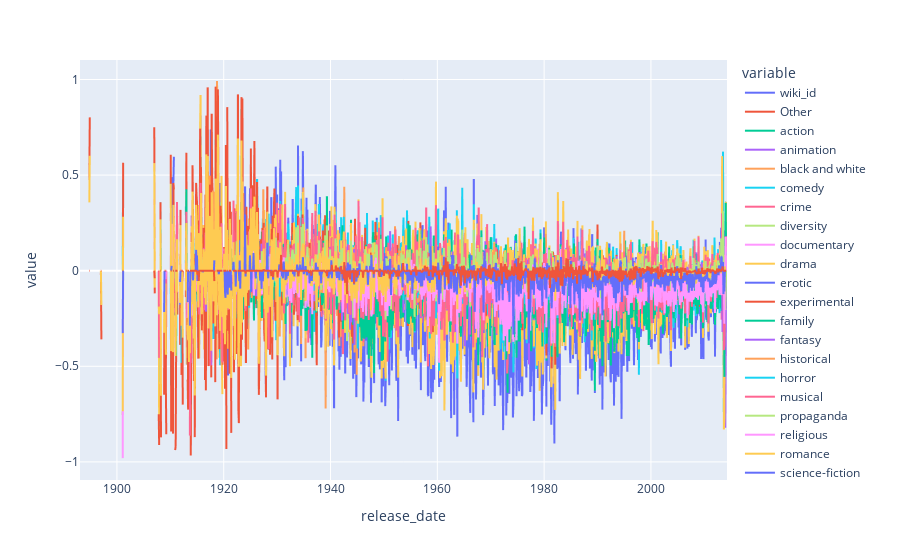

Here is the notebook cell this chart was saved with:
### Code cell
px.line(sentiment_dummies.resample("M").mean())
#find_trend_change(sentiment_dummies, pd.to_datetime(1967, format="%Y"), 20, "Y", CUSUMDetector,'war',True)

### Figure 1 — Plotly figure (JSON) as saved in the notebook; plotly's stock layout.template omitted (floating-point values rounded to 4 significant figures; data arrays with more than 128 entries replaced by an {"elided": "..."} marker saying what was removed)
{"data": [{"hovertemplate": "variable=wiki_id<br>release_date=%{x}<br>value=%{y}<extra></extra>", "legendgroup": "wiki_id", "line": {"color": "#636efa", "dash": "solid"}, "marker": {"symbol": "circle"}, "mode": "lines", "name": "wiki_id", "showlegend": true, "type": "scattergl", "x": {"elided": "1455 str values"}, "xaxis": "x", "y": {"elided": "1455 float values"}, "yaxis": "y"}, {"hovertemplate": "variable=Other<br>release_date=%{x}<br>value=%{y}<extra></extra>", "legendgroup": "Other", "line": {"color": "#EF553B", "dash": "solid"}, "marker": {"symbol": "circle"}, "mode": "lines", "name": "Other", "showlegend": true, "type": "scattergl", "x": {"elided": "1455 str values"}, "xaxis": "x", "y": {"elided": "1455 float values"}, "yaxis": "y"}, {"hovertemplate": "variable=action<br>release_date=%{x}<br>value=%{y}<extra></extra>", "legendgroup": "action", "line": {"color": "#00cc96", "dash": "solid"}, "marker": {"symbol": "circle"}, "mode": "lines", "name": "action", "showlegend": true, "type": "scattergl", "x": {"elided": "1455 str values"}, "xaxis": "x", "y": {"elided": "1455 float values"}, "yaxis": "y"}, {"hovertemplate": "variable=animation<br>release_date=%{x}<br>value=%{y}<extra></extra>", "legendgroup": "animation", "line": {"color": "#ab63fa", "dash": "solid"}, "marker": {"symbol": "circle"}, "mode": "lines", "name": "animation", "showlegend": true, "type": "scattergl", "x": {"elided": "1455 str values"}, "xaxis": "x", "y": {"elided": "1455 float values"}, "yaxis": "y"}, {"hovertemplate": "variable=black and white<br>release_date=%{x}<br>value=%{y}<extra></extra>", "legendgroup": "black and white", "line": {"color": "#FFA15A", "dash": "solid"}, "marker": {"symbol": "circle"}, "mode": "lines", "name": "black and white", "showlegend": true, "type": "scattergl", "x": {"elided": "1455 str values"}, "xaxis": "x", "y": {"elided": "1455 float values"}, "yaxis": "y"}, {"hovertemplate": "variable=comedy<br>release_date=%{x}<br>value=%{y}<extra></extra>", "legendgroup": "comedy", "line": {"color": "#19d3f3", "dash": "solid"}, "marker": {"symbol": "circle"}, "mode": "lines", "name": "comedy", "showlegend": true, "type": "scattergl", "x": {"elided": "1455 str values"}, "xaxis": "x", "y": {"elided": "1455 float values"}, "yaxis": "y"}, {"hovertemplate": "variable=crime<br>release_date=%{x}<br>value=%{y}<extra></extra>", "legendgroup": "crime", "line": {"color": "#FF6692", "dash": "solid"}, "marker": {"symbol": "circle"}, "mode": "lines", "name": "crime", "showlegend": true, "type": "scattergl", "x": {"elided": "1455 str values"}, "xaxis": "x", "y": {"elided": "1455 float values"}, "yaxis": "y"}, {"hovertemplate": "variable=diversity<br>release_date=%{x}<br>value=%{y}<extra></extra>", "legendgroup": "diversity", "line": {"color": "#B6E880", "dash": "solid"}, "marker": {"symbol": "circle"}, "mode": "lines", "name": "diversity", "showlegend": true, "type": "scattergl", "x": {"elided": "1455 str values"}, "xaxis": "x", "y": {"elided": "1455 float values"}, "yaxis": "y"}, {"hovertemplate": "variable=documentary<br>release_date=%{x}<br>value=%{y}<extra></extra>", "legendgroup": "documentary", "line": {"color": "#FF97FF", "dash": "solid"}, "marker": {"symbol": "circle"}, "mode": "lines", "name": "documentary", "showlegend": true, "type": "scattergl", "x": {"elided": "1455 str values"}, "xaxis": "x", "y": {"elided": "1455 float values"}, "yaxis": "y"}, {"hovertemplate": "variable=drama<br>release_date=%{x}<br>value=%{y}<extra></extra>", "legendgroup": "drama", "line": {"color": "#FECB52", "dash": "solid"}, "marker": {"symbol": "circle"}, "mode": "lines", "name": "drama", "showlegend": true, "type": "scattergl", "x": {"elided": "1455 str values"}, "xaxis": "x", "y": {"elided": "1455 float values"}, "yaxis": "y"}, {"hovertemplate": "variable=erotic<br>release_date=%{x}<br>value=%{y}<extra></extra>", "legendgroup": "erotic", "line": {"color": "#636efa", "dash": "solid"}, "marker": {"symbol": "circle"}, "mode": "lines", "name": "erotic", "showlegend": true, "type": "scattergl", "x": {"elided": "1455 str values"}, "xaxis": "x", "y": {"elided": "1455 float values"}, "yaxis": "y"}, {"hovertemplate": "variable=experimental<br>release_date=%{x}<br>value=%{y}<extra></extra>", "legendgroup": "experimental", "line": {"color": "#EF553B", "dash": "solid"}, "marker": {"symbol": "circle"}, "mode": "lines", "name": "experimental", "showlegend": true, "type": "scattergl", "x": {"elided": "1455 str values"}, "xaxis": "x", "y": {"elided": "1455 float values"}, "yaxis": "y"}, {"hovertemplate": "variable=family<br>release_date=%{x}<br>value=%{y}<extra></extra>", "legendgroup": "family", "line": {"color": "#00cc96", "dash": "solid"}, "marker": {"symbol": "circle"}, "mode": "lines", "name": "family", "showlegend": true, "type": "scattergl", "x": {"elided": "1455 str values"}, "xaxis": "x", "y": {"elided": "1455 float values"}, "yaxis": "y"}, {"hovertemplate": "variable=fantasy<br>release_date=%{x}<br>value=%{y}<extra></extra>", "legendgroup": "fantasy", "line": {"color": "#ab63fa", "dash": "solid"}, "marker": {"symbol": "circle"}, "mode": "lines", "name": "fantasy", "showlegend": true, "type": "scattergl", "x": {"elided": "1455 str values"}, "xaxis": "x", "y": {"elided": "1455 float values"}, "yaxis": "y"}, {"hovertemplate": "variable=historical<br>release_date=%{x}<br>value=%{y}<extra></extra>", "legendgroup": "historical", "line": {"color": "#FFA15A", "dash": "solid"}, "marker": {"symbol": "circle"}, "mode": "lines", "name": "historical", "showlegend": true, "type": "scattergl", "x": {"elided": "1455 str values"}, "xaxis": "x", "y": {"elided": "1455 float values"}, "yaxis": "y"}, {"hovertemplate": "variable=horror<br>release_date=%{x}<br>value=%{y}<extra></extra>", "legendgroup": "horror", "line": {"color": "#19d3f3", "dash": "solid"}, "marker": {"symbol": "circle"}, "mode": "lines", "name": "horror", "showlegend": true, "type": "scattergl", "x": {"elided": "1455 str values"}, "xaxis": "x", "y": {"elided": "1455 float values"}, "yaxis": "y"}, {"hovertemplate": "variable=musical<br>release_date=%{x}<br>value=%{y}<extra></extra>", "legendgroup": "musical", "line": {"color": "#FF6692", "dash": "solid"}, "marker": {"symbol": "circle"}, "mode": "lines", "name": "musical", "showlegend": true, "type": "scattergl", "x": {"elided": "1455 str values"}, "xaxis": "x", "y": {"elided": "1455 float values"}, "yaxis": "y"}, {"hovertemplate": "variable=propaganda<br>release_date=%{x}<br>value=%{y}<extra></extra>", "legendgroup": "propaganda", "line": {"color": "#B6E880", "dash": "solid"}, "marker": {"symbol": "circle"}, "mode": "lines", "name": "propaganda", "showlegend": true, "type": "scattergl", "x": {"elided": "1455 str values"}, "xaxis": "x", "y": {"elided": "1455 float values"}, "yaxis": "y"}, {"hovertemplate": "variable=religious<br>release_date=%{x}<br>value=%{y}<extra></extra>", "legendgroup": "religious", "line": {"color": "#FF97FF", "dash": "solid"}, "marker": {"symbol": "circle"}, "mode": "lines", "name": "religious", "showlegend": true, "type": "scattergl", "x": {"elided": "1455 str values"}, "xaxis": "x", "y": {"elided": "1455 float values"}, "yaxis": "y"}, {"hovertemplate": "variable=romance<br>release_date=%{x}<br>value=%{y}<extra></extra>", "legendgroup": "romance", "line": {"color": "#FECB52", "dash": "solid"}, "marker": {"symbol": "circle"}, "mode": "lines", "name": "romance", "showlegend": true, "type": "scattergl", "x": {"elided": "1455 str values"}, "xaxis": "x", "y": {"elided": "1455 float values"}, "yaxis": "y"}, {"hovertemplate": "variable=science-fiction<br>release_date=%{x}<br>value=%{y}<extra></extra>", "legendgroup": "science-fiction", "line": {"color": "#636efa", "dash": "solid"}, "marker": {"symbol": "circle"}, "mode": "lines", "name": "science-fiction", "showlegend": true, "type": "scattergl", "x": {"elided": "1455 str values"}, "xaxis": "x", "y": {"elided": "1455 float values"}, "yaxis": "y"}, {"hovertemplate": "variable=silent<br>release_date=%{x}<br>value=%{y}<extra></extra>", "legendgroup": "silent", "line": {"color": "#EF553B", "dash": "solid"}, "marker": {"symbol": "circle"}, "mode": "lines", "name": "silent", "showlegend": true, "type": "scattergl", "x": {"elided": "1455 str values"}, "xaxis": "x", "y": {"elided": "1455 float values"}, "yaxis": "y"}, {"hovertemplate": "variable=thriller<br>release_date=%{x}<br>value=%{y}<extra></extra>", "legendgroup": "thriller", "line": {"color": "#00cc96", "dash": "solid"}, "marker": {"symbol": "circle"}, "mode": "lines", "name": "thriller", "showlegend": true, "type": "scattergl", "x": {"elided": "1455 str values"}, "xaxis": "x", "y": {"elided": "1455 float values"}, "yaxis": "y"}, {"hovertemplate": "variable=war<br>release_date=%{x}<br>value=%{y}<extra></extra>", "legendgroup": "war", "line": {"color": "#ab63fa", "dash": "solid"}, "marker": {"symbol": "circle"}, "mode": "lines", "name": "war", "showlegend": true, "type": "scattergl", "x": {"elided": "1455 str values"}, "xaxis": "x", "y": {"elided": "1455 float values"}, "yaxis": "y"}, {"hovertemplate": "variable=western<br>release_date=%{x}<br>value=%{y}<extra></extra>", "legendgroup": "western", "line": {"color": "#FFA15A", "dash": "solid"}, "marker": {"symbol": "circle"}, "mode": "lines", "name": "western", "showlegend": true, "type": "scattergl", "x": {"elided": "1455 str values"}, "xaxis": "x", "y": {"elided": "1455 float values"}, "yaxis": "y"}, {"hovertemplate": "variable=action_type<br>release_date=%{x}<br>value=%{y}<extra></extra>", "legendgroup": "action_type", "line": {"color": "#19d3f3", "dash": "solid"}, "marker": {"symbol": "circle"}, "mode": "lines", "name": "action_type", "showlegend": true, "type": "scattergl", "x": {"elided": "1455 str values"}, "xaxis": "x", "y": {"elided": "1455 float values"}, "yaxis": "y"}, {"hovertemplate": "variable=romance_type<br>release_date=%{x}<br>value=%{y}<extra></extra>", "legendgroup": "romance_type", "line": {"color": "#FF6692", "dash": "solid"}, "marker": {"symbol": "circle"}, "mode": "lines", "name": "romance_type", "showlegend": true, "type": "scattergl", "x": {"elided": "1455 str values"}, "xaxis": "x", "y": {"elided": "1455 float values"}, "yaxis": "y"}, {"hovertemplate": "variable=comedy_type<br>release_date=%{x}<br>value=%{y}<extra></extra>", "legendgroup": "comedy_type", "line": {"color": "#B6E880", "dash": "solid"}, "marker": {"symbol": "circle"}, "mode": "lines", "name": "comedy_type", "showlegend": true, "type": "scattergl", "x": {"elided": "1455 str values"}, "xaxis": "x", "y": {"elided": "1455 float values"}, "yaxis": "y"}, {"hovertemplate": "variable=horror_type<br>release_date=%{x}<br>value=%{y}<extra></extra>", "legendgroup": "horror_type", "line": {"color": "#FF97FF", "dash": "solid"}, "marker": {"symbol": "circle"}, "mode": "lines", "name": "horror_type", "showlegend": true, "type": "scattergl", "x": {"elided": "1455 str values"}, "xaxis": "x", "y": {"elided": "1455 float values"}, "yaxis": "y"}, {"hovertemplate": "variable=experimental_type<br>release_date=%{x}<br>value=%{y}<extra></extra>", "legendgroup": "experimental_type", "line": {"color": "#FECB52", "dash": "solid"}, "marker": {"symbol": "circle"}, "mode": "lines", "name": "experimental_type", "showlegend": true, "type": "scattergl", "x": {"elided": "1455 str values"}, "xaxis": "x", "y": {"elided": "1455 float values"}, "yaxis": "y"}, {"hovertemplate": "variable=fantasy_type<br>release_date=%{x}<br>value=%{y}<extra></extra>", "legendgroup": "fantasy_type", "line": {"color": "#636efa", "dash": "solid"}, "marker": {"symbol": "circle"}, "mode": "lines", "name": "fantasy_type", "showlegend": true, "type": "scattergl", "x": {"elided": "1455 str values"}, "xaxis": "x", "y": {"elided": "1455 float values"}, "yaxis": "y"}, {"hovertemplate": "variable=other_type<br>release_date=%{x}<br>value=%{y}<extra></extra>", "legendgroup": "other_type", "line": {"color": "#EF553B", "dash": "solid"}, "marker": {"symbol": "circle"}, "mode": "lines", "name": "other_type", "showlegend": true, "type": "scattergl", "x": {"elided": "1455 str values"}, "xaxis": "x", "y": {"elided": "1455 float values"}, "yaxis": "y"}], "layout": {"legend": {"title": {"text": "variable"}, "tracegroupgap": 0}, "margin": {"t": 60}, "xaxis": {"anchor": "y", "domain": [0, 1], "title": {"text": "release_date"}}, "yaxis": {"anchor": "x", "domain": [0, 1], "title": {"text": "value"}}}}
